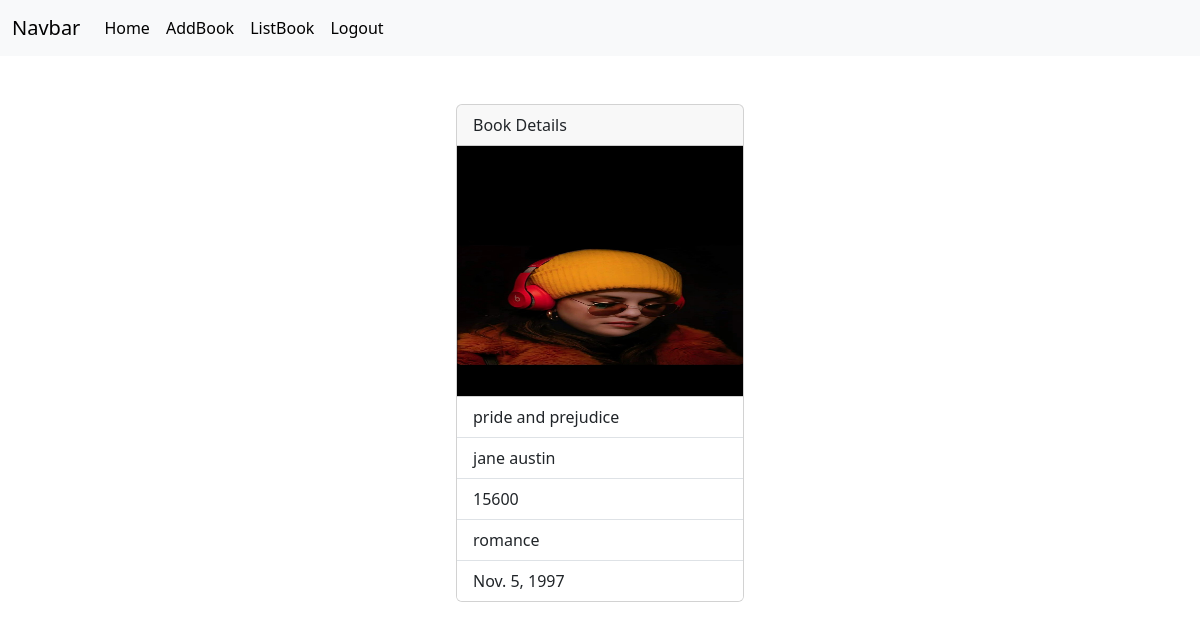
The page /books/4 (signed in) on the database its author committed.
### myapp/models.py (models this page shows, shortened)
class Books(models.Model):
    bookname=models.CharField(max_length=200)
    authorname=models.CharField(max_length=200)
    price=models.PositiveIntegerField()
    category=models.CharField(max_length=200)
    publishdate=models.DateField(null=True,blank=True)
    profile_pic=models.ImageField(upload_to="images",null=True,blank=True)

### myapp/views.py (the view)
# urls.py: path("books/<int:pk>",views.BookDetailView.as_view(),name="book-details"),
@method_decorator(signin_required,name="dispatch")
class BookDetailView(View):
    def get(self,request,*args,**kwargs):
        print(kwargs)
        id=kwargs.get("pk")
        qs=Books.objects.get(id=id)
        return render(request,"book_detail.html",{"data":qs})

### myapp/views.py (called while the page is built)
def signin_required(fn):
    def wrapper(request,*args,**kwargs):
        if not request.user.is_authenticated:
            messages.error(request,"Invalid session")
            return redirect("signin")
        else:
            return fn(request,*args,**kwargs)
    return wrapper

### myapp/templates/book_detail.html
{%extends 'base.html'%}
{%block body_block%}
<div class="container d-flex justify-content-center mt-5">
  <div>
      <div class="card" style="width: 18rem;">
          <div class="card-header">
            Book Details
          </div>
          <div>
            {%if data.profile_pic%}
            <img src="{{data.profile_pic.url}}" alt="" width="100%" height="250px">
            {%endif%}
          </div>
          <ul class="list-group list-group-flush">
            <li class="list-group-item">{{data.bookname}}</li>
            <li class="list-group-item">{{data.authorname}}</li>
            <li class="list-group-item">{{data.price}}</li>
            <li class="list-group-item">{{data.category}}</li>
            <li class="list-group-item">{{data.publishdate}}</li>
          </ul>
        </div>
  </div>
</div>
{%endblock%}

### rows shown on the page
Books: profile_pic (picture), bookname "pride and prejudice", authorname "jane austin", price "15600", category "romance", publishdate "Nov. 5, 1997"
